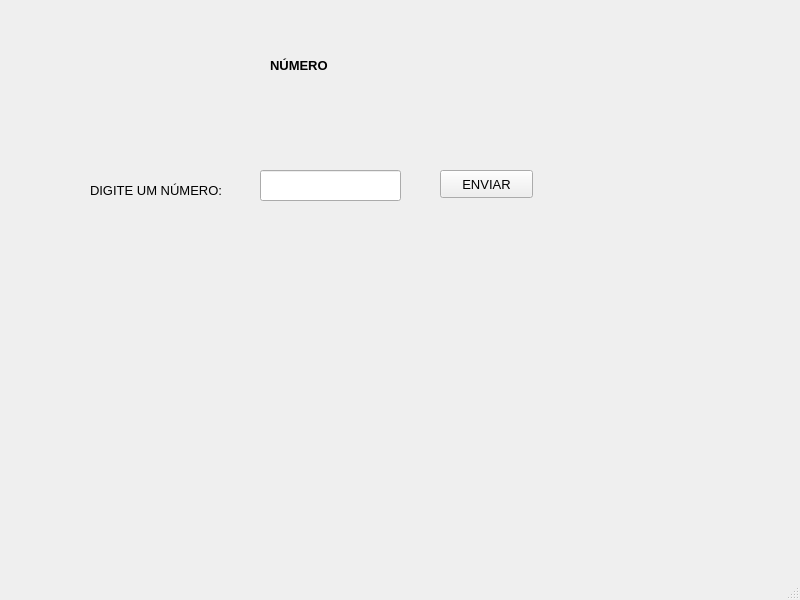
<?xml version="1.0" encoding="UTF-8"?>
<ui version="4.0">
 <class>MainWindow</class>
 <widget class="QMainWindow" name="MainWindow">
  <property name="geometry">
   <rect>
    <x>0</x>
    <y>0</y>
    <width>800</width>
    <height>600</height>
   </rect>
  </property>
  <property name="windowTitle">
   <string>MainWindow</string>
  </property>
  <widget class="QWidget" name="centralwidget">
   <widget class="QLabel" name="label_num">
    <property name="geometry">
     <rect>
      <x>90</x>
      <y>170</y>
      <width>151</width>
      <height>41</height>
     </rect>
    </property>
    <property name="font">
     <font>
      <pointsize>10</pointsize>
     </font>
    </property>
    <property name="text">
     <string>DIGITE UM NÚMERO:</string>
    </property>
    <property name="wordWrap">
     <bool>true</bool>
    </property>
   </widget>
   <widget class="QLabel" name="labelResult">
    <property name="geometry">
     <rect>
      <x>150</x>
      <y>240</y>
      <width>401</width>
      <height>211</height>
     </rect>
    </property>
    <property name="font">
     <font>
      <pointsize>10</pointsize>
      <weight>75</weight>
      <bold>true</bold>
     </font>
    </property>
    <property name="text">
     <string/>
    </property>
    <property name="wordWrap">
     <bool>true</bool>
    </property>
   </widget>
   <widget class="QLineEdit" name="lineEditNum">
    <property name="geometry">
     <rect>
      <x>260</x>
      <y>170</y>
      <width>141</width>
      <height>31</height>
     </rect>
    </property>
    <property name="font">
     <font>
      <pointsize>10</pointsize>
     </font>
    </property>
   </widget>
   <widget class="QLabel" name="label_titulo">
    <property name="geometry">
     <rect>
      <x>270</x>
      <y>40</y>
      <width>161</width>
      <height>51</height>
     </rect>
    </property>
    <property name="font">
     <font>
      <pointsize>10</pointsize>
      <weight>75</weight>
      <bold>true</bold>
     </font>
    </property>
    <property name="text">
     <string>NÚMERO</string>
    </property>
    <property name="wordWrap">
     <bool>true</bool>
    </property>
   </widget>
   <widget class="QPushButton" name="pushButtonEnviar">
    <property name="geometry">
     <rect>
      <x>440</x>
      <y>170</y>
      <width>93</width>
      <height>28</height>
     </rect>
    </property>
    <property name="font">
     <font>
      <pointsize>10</pointsize>
     </font>
    </property>
    <property name="text">
     <string>ENVIAR</string>
    </property>
   </widget>
  </widget>
  <widget class="QMenuBar" name="menubar">
   <property name="geometry">
    <rect>
     <x>0</x>
     <y>0</y>
     <width>800</width>
     <height>26</height>
    </rect>
   </property>
  </widget>
  <widget class="QStatusBar" name="statusbar"/>
 </widget>
 <resources/>
 <connections/>
</ui>
